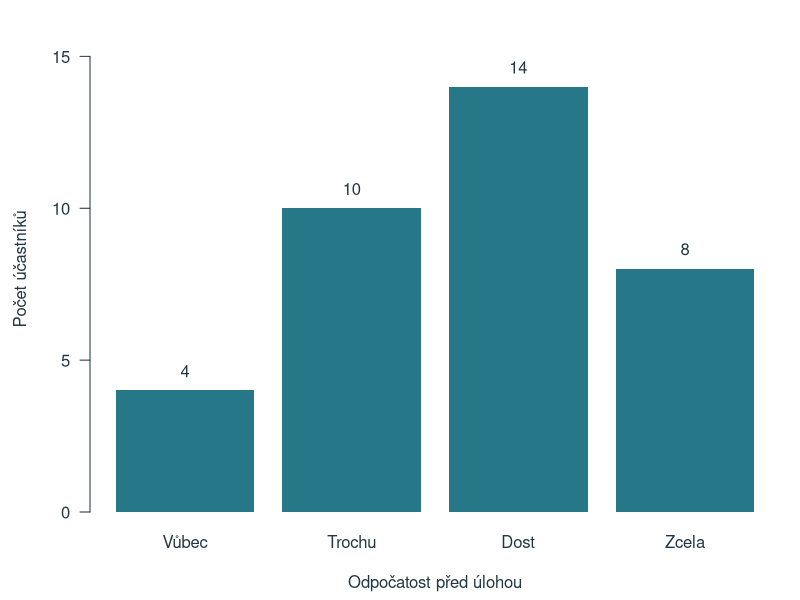
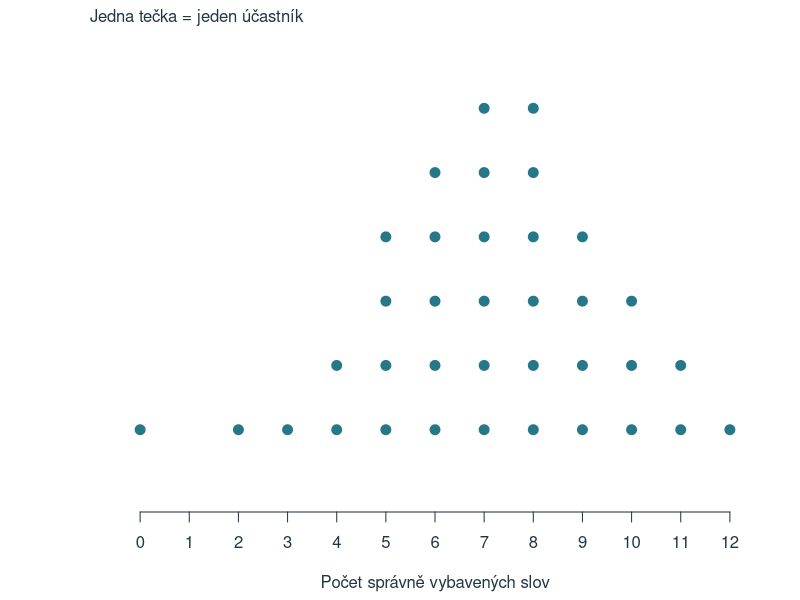
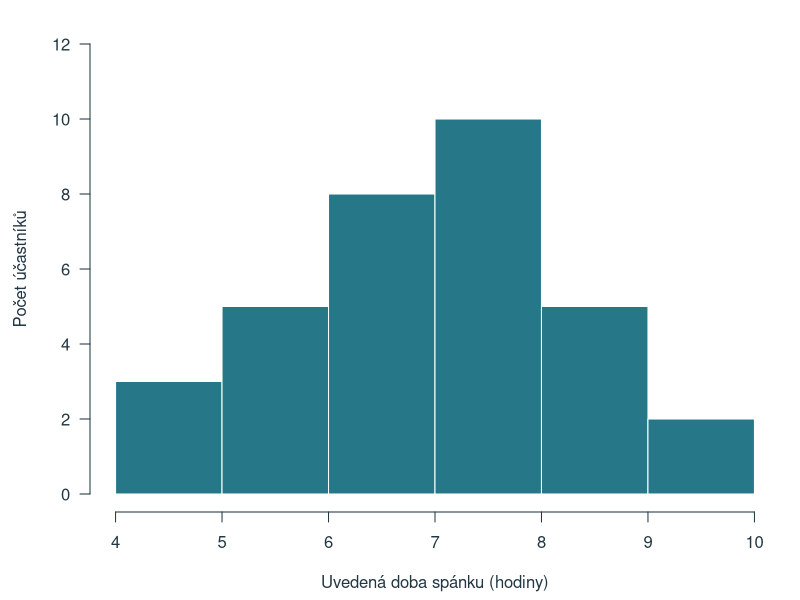
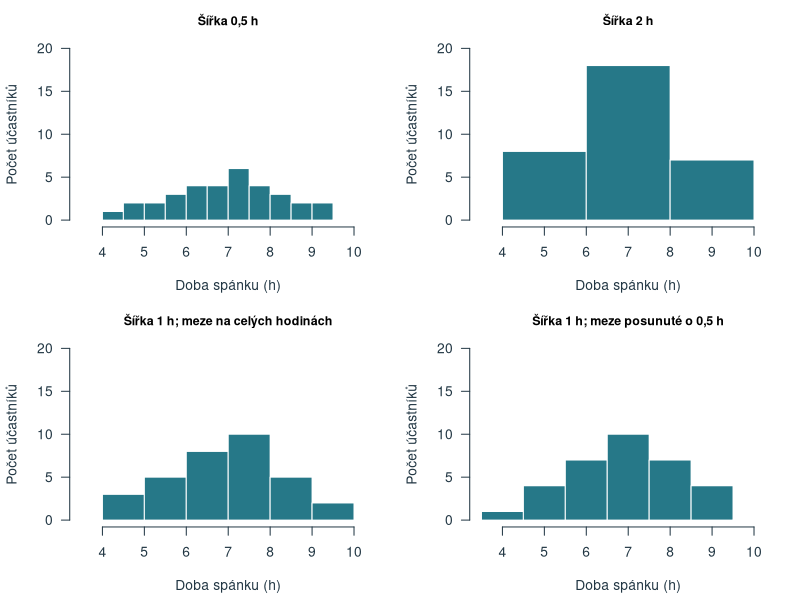
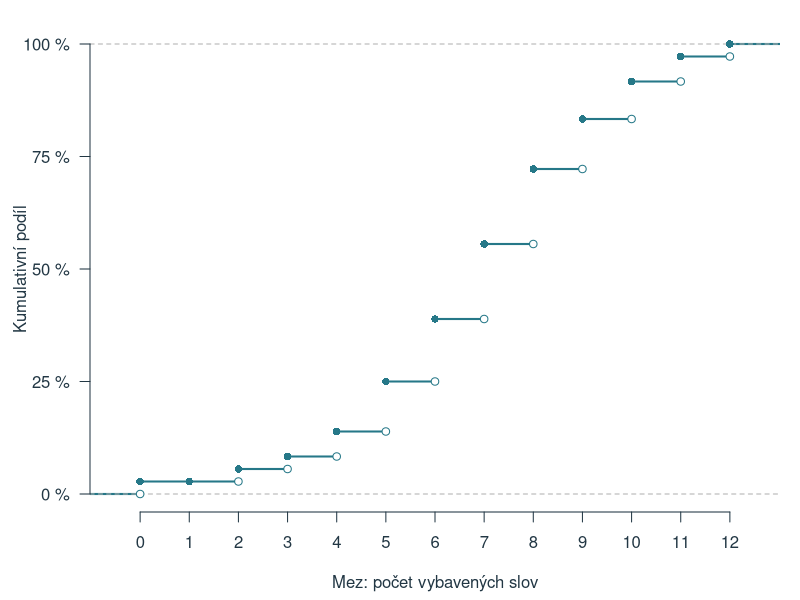
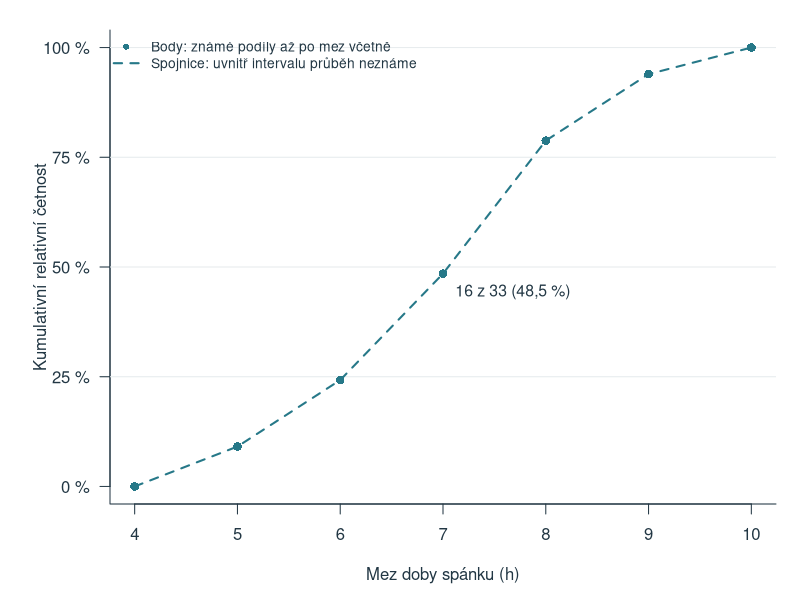
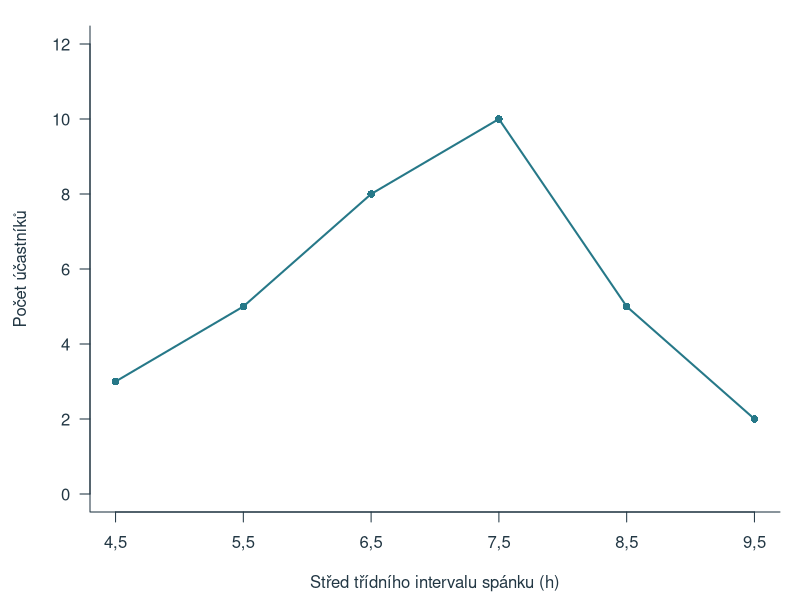
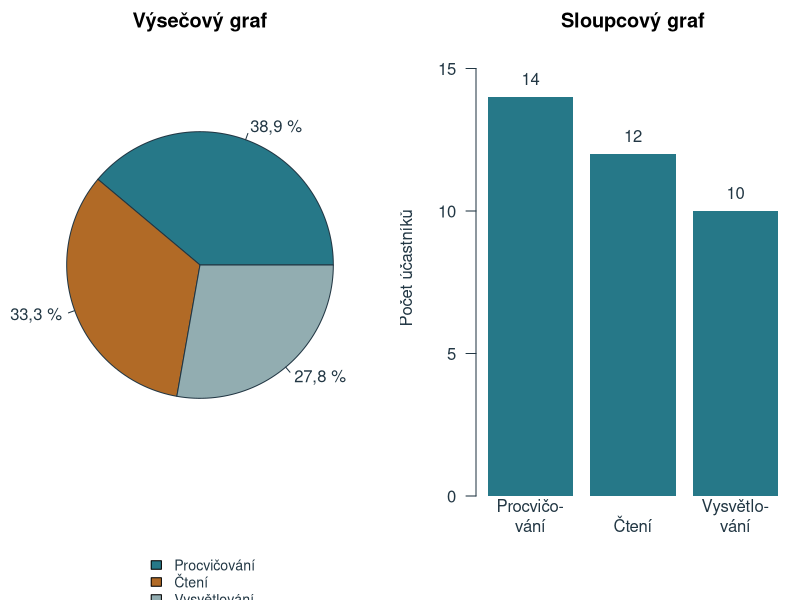

Write R code to recreate these figures, in order.
# Reproducible chapter figures. Base R only, run from the project root.
d <- read.csv('data/kapitola_02.csv', na.strings = '', fileEncoding = 'UTF-8')
out <- 'assets/chapter-02/plots'
dir.create(out, recursive = TRUE, showWarnings = FALSE)
ink <- '#223744'; blue <- '#267888'; orange <- '#B16A26'
draw <- function(name, code, width = 7, height = 4.5) {
  svg(file.path(out, paste0(name, '.svg')), width = width, height = height, family = 'sans', bg = 'white')
  par(mar = c(4.4, 4.5, 1.3, 1), las = 1, col.axis = ink, col.lab = ink, fg = ink, cex = 1)
  force(code)
  dev.off()
}
freq <- as.numeric(table(factor(d$odpocatost, levels = 1:4)))
draw('sloupce', {
  pos <- barplot(freq, names.arg = c('Vůbec', 'Trochu', 'Dost', 'Zcela'), col = blue,
    border = NA, ylim = c(0, 16), ylab = 'Počet účastníků', xlab = 'Odpočatost před úlohou')
  text(pos, freq + .65, freq)
})
draw('tecky', {
  v <- sort(d$slova); yy <- ave(v, v, FUN = seq_along)
  plot(v, yy, pch = 21, bg = blue, col = 'white', cex = 1.6, xlim = c(-.5, 12.5), ylim = c(0, 7),
    xaxt = 'n', yaxt = 'n', bty = 'n', xlab = 'Počet správně vybavených slov', ylab = '')
  axis(1, at = 0:12); mtext('Jedna tečka = jeden účastník', side = 3, adj = 0)
})
s <- d$spanek_h[!is.na(d$spanek_h)]
draw('histogram', {
  hist(s, breaks = 4:10, right = TRUE, include.lowest = FALSE, col = blue, border = 'white', main = '',
    xlab = 'Uvedená doba spánku (hodiny)', ylab = 'Počet účastníků', xaxt = 'n', ylim = c(0, 12))
  axis(1, at = 4:10)
})
draw('intervaly', {
  par(mfrow = c(2, 2), mar = c(4.4, 4.2, 2.5, .8))
  breaks_list <- list(seq(4,10,.5),seq(4,10,2),4:10,seq(3.5,10.5,1))
  titles <- c('Šířka 0,5 h','Šířka 2 h','Šířka 1 h; meze na celých hodinách',
    'Šířka 1 h; meze posunuté o 0,5 h')
  for (i in seq_along(breaks_list)) {
    hist(s, breaks = breaks_list[[i]], right = TRUE, include.lowest = FALSE, col = blue, border = 'white',
      main = titles[i], cex.main=.9,
      xlab = 'Doba spánku (h)', ylab = 'Počet účastníků', xlim = c(3.5, 10.5), ylim = c(0, 20))
  }
}, width = 8.2, height = 7.5)
draw('kumulativni', {
  plot(ecdf(d$slova), verticals = FALSE, do.points = FALSE, xlim = c(-.5, 12.5),
    ylim = c(0, 1), main = '', xlab = 'Mez: počet vybavených slov', ylab = 'Kumulativní podíl',
    xaxt = 'n', yaxt = 'n', col = blue, lwd = 2, frame.plot = FALSE)
  axis(1, at = 0:12); axis(2, at = c(0, .25, .5, .75, 1), labels = c('0 %', '25 %', '50 %', '75 %', '100 %'))
  f <- table(factor(d$slova, levels = 0:12)); cum <- cumsum(f)/nrow(d)
  points(0:12, cum, pch = 16, col = blue)
  points((0:12)[f>0], c(0,head(cum,-1))[f>0], pch = 21, bg = 'white', col = blue)
})
draw('kumulativni-seskupene', {
  h <- hist(s, breaks = 4:10, right = TRUE, include.lowest = FALSE, plot = FALSE)
  boundaries <- h$breaks
  cumulative <- c(0, cumsum(h$counts)) / length(s)
  par(mar = c(4.8, 5.5, 1.5, 1.2))
  plot(boundaries, cumulative, type = 'n', xlim = c(4, 10), ylim = c(0, 1),
    xlab = 'Mez doby spánku (h)', ylab = 'Kumulativní relativní četnost',
    xaxt = 'n', yaxt = 'n', bty = 'l')
  axis(1, at = 4:10)
  axis(2, at = c(0, .25, .5, .75, 1), labels = c('0 %', '25 %', '50 %', '75 %', '100 %'))
  abline(h = c(.25, .5, .75, 1), col = '#E6EBED', lty = 1)
  lines(boundaries, cumulative, col = blue, lwd = 2, lty = 2)
  points(boundaries, cumulative, col = blue, pch = 16, cex = 1.15)
  text(7.12, cumulative[4] - .025, '16 z 33 (48,5 %)', adj = c(0, 1), col = ink, cex = .95)
  legend('topleft', legend = c('Body: známé podíly až po mez včetně', 'Spojnice: uvnitř intervalu průběh neznáme'),
    col = blue, pch = c(16, NA), lty = c(NA, 2), lwd = c(NA, 2), bty = 'n', cex = .83)
}, width = 7.4, height = 4.6)

draw('polygon', {
  h <- hist(s, breaks = 4:10, right = TRUE, include.lowest = FALSE, plot = FALSE)
  plot(h$mids, h$counts, type = 'o', pch = 16, col = blue, lwd = 2, ylim = c(0, 12),
    xlab = 'Střed třídního intervalu spánku (h)', ylab = 'Počet účastníků', bty = 'l', xaxt = 'n')
  axis(1, at = h$mids, labels = sub('.', ',', as.character(h$mids), fixed = TRUE))
})
draw('vysecovy', {
  par(mfrow = c(1, 2), mar = c(5.5, 1, 2, 1))
  vals <- c(14, 12, 10); labs <- c('Procvičování', 'Čtení', 'Vysvětlování')
  pie(vals, labels = c('38,9 %', '33,3 %', '27,8 %'), col = c(blue, orange, '#92ADB1'), main = 'Výsečový graf')
  legend('bottom', legend = labs, fill = c(blue, orange, '#92ADB1'), bty = 'n', cex = .85, inset = c(0,-.28), xpd = NA)
  par(mar = c(5.2, 3.8, 2, .5))
  bp <- barplot(vals, names.arg = c('Procvičo-\nvání', 'Čtení', 'Vysvětlo-\nvání'), col = blue,
    ylim = c(0, 16), border = NA, ylab = 'Počet účastníků', main = 'Sloupcový graf')
  text(bp, vals+.65, vals)
}, width = 8.2, height = 4.8)
draw('tvary', {
  par(mfrow = c(2, 3), mar = c(3.2, 3, 2.5, .4), cex = .9)
  sets <- list(c(1,2,4,7,10,7,4,2,1), c(1,3,10,8,5,3,2,1,1), c(1,1,2,3,5,8,10,3,1),
    c(1,6,10,4,1,4,10,6,1), c(4,4,4,4,4,4,4,4,4), c(1,3,8,9,4,1,0,0,1))
  titles <- c('Přibližná souměrnost', 'Zešikmení doprava', 'Zešikmení doleva', 'Dva výrazné vrcholy', 'Rovnoměrné rozdělení', 'Odlehlé pozorování')
  for (i in seq_along(sets)) {
    plot(1:9, sets[[i]], type='h', lwd=12, lend=1, col=blue, xlim=c(.5,9.5), ylim=c(0,11),
      main=titles[i], xlab='Hodnota', ylab='Četnost', bty='l', xaxt='n')
    axis(1, at=c(1,5,9))
  }
}, width=9, height=5.8)
draw('podlaha-strop', {
  par(mfrow=c(1,2), mar=c(4.3,4,2.2,.5))
  for (i in 1:2) {
    vals <- if(i==1) c(15,7,4,3,2,1,1,1,1,1,0,0,0) else rev(c(15,7,4,3,2,1,1,1,1,1,0,0,0))
    plot(0:12, vals, type='h', lwd=9, lend=1, col=blue, ylim=c(0,16),
      xlab='Počet správných odpovědí (0–12)', ylab='Počet účastníků', bty='l',
      main=if(i==1) 'Možný efekt podlahy' else 'Možný efekt stropu')
  }
}, width=8.2, height=4)
draw('osa', {
  par(mfrow=c(1,2), mar=c(4,4,2.2,.5))
  for(i in 1:2) {
    low <- if(i==1) 0 else 27
    # Keep the complete label inside the panel even on the wider left scale.
    high <- if(i==1) 35 else 33
    plot(c(.4,2.6), c(low,high), type='n', xaxt='n', xlab='Soubor', ylab='Počet odpovědí ano',
      main=if(i==1) 'Osa od nuly' else 'Osa začíná na 27', bty='l')
    rect(c(.65,1.65), low, c(1.35,2.35), c(30,32), col=blue,border=NA)
    axis(1,at=1:2,labels=c('A','B'))
    text(1:2, c(30,32), c(30,32), pos = 3, offset = .4)
  }
}, width=8.2,height=4)
draw('zaklad-procent', {
  par(mar=c(0,0,0,0))
  plot.new();plot.window(xlim=c(0,10),ylim=c(0,7),xaxs='i',yaxs='i')
  for (k in 1:2) {
    y <- if(k==1) 5.3 else 2.4
    text(.5,y+1.1,if(k==1) 'Všech šest účastníků' else 'Pět účastníků s platným údajem',adj=0,font=2)
    rect(.65,y-.65,if(k==1) 7.1 else 6,y+.65,border=ink,lwd=1.5)
    points(1:6+.2,rep(y,6),pch=c(21,21,21,21,21,22),cex=2.8,
      bg=c(blue,blue,blue,'white','white','#DFE3E5'),col=ink)
    text(6.2,y,'?',cex=.9)
    text(1:6+.2,y-.95,c('P02','P03','P06','P01','P04','P05'),cex=.8)
    text(8.5,y,if(k==1) '3 / 6\n50 %' else '3 / 5\n60 %',font=2,cex=1.15)
  }
  text(.5,.6,'Plný kruh: alespoň 7 h     Prázdný kruh: méně než 7 h\nČtverec s otazníkem: údaj chybí',adj=0,cex=.85)
},width=7.5,height=5.2)
draw('princip-kumulace', {
  par(mar=c(0,0,0,0));plot.new();plot.window(xlim=c(0,10),ylim=c(0,6),xaxs='i',yaxs='i')
  categories <- c(1,2,2,3,3,4)
  for(k in 1:2) {
    y<-if(k==1) 4.4 else 1.8
    selected<-if(k==1) categories==2 else categories<=2
    text(.5,y+1,if(k==1) 'Právě „trochu“' else 'Nejvýše „trochu“',adj=0,font=2)
    points(1:6,rep(y,6),pch=21,cex=2.8,bg=ifelse(selected,blue,'white'),col=ink)
    text(1:6,y-.6,c('vůbec','trochu','trochu','dost','dost','zcela'),cex=.85)
    text(8,y,paste(sum(selected),'ze 6'),font=2,cex=1.2)
  }
  text(.5,.3,'Jedna značka = jedna odpověď; plné značky započítáváme.',adj=0,cex=.85)
},width=7.5,height=4.5)
draw('meze-intervalu', {
  par(mar=c(0,0,0,0));plot.new();plot.window(xlim=c(5.7,8.9),ylim=c(0,6),xaxs='i',yaxs='i')
  for(k in 1:2) {
    y<-if(k==1) 4.4 else 1.9
    text(5.8,y+1.2,if(k==1) 'A: dolní mez patří, horní nepatří' else 'B: dolní mez nepatří, horní patří — používáme zde',adj=0,font=2,cex=.9)
    for(j in 1:2) {
      yy<-y-(j-1)*.55;lo<-5+j;hi<-lo+1;col<-c(blue,orange)[j]
      segments(lo,yy,hi,yy,col=col,lwd=3)
      points(c(lo,hi),c(yy,yy),pch=21,cex=1.5,col=col,
        bg=if(k==1)c(col,'white') else c('white',col))
    }
    text(6:8,y-.95,6:8)
    arrows(7,y+.8,7,if(k==1)y-.35 else y+.15,length=.09,col=ink)
    text(7.2,y+.7,'7,0 h',adj=0,cex=.85)
  }
  text(5.8,.2,'Plný krajní bod patří do intervalu; prázdný nepatří.',adj=0,cex=.85)
},width=8,height=4.8)
cat('Chapter 2: generated 14 figures from fixed data.\n')
